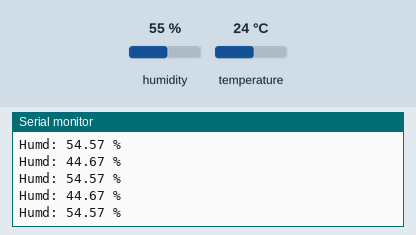
Simulated run of this sketch. Board: Arduino Uno, built with avr-gcc and run on an emulated ATmega328P. On the bench: the last lines printed to the serial monitor. Wiring (inferred from the names in the program): HTU21/Si7021 sensor at I2C address 0x40. The inputs (shaded band) are chosen by the test bench; at power-on: humidity 55 %, temperature 24 °C.

Above: at 1.2 s.
1.3 s: humidity set to 22 %
At 1.35 s:
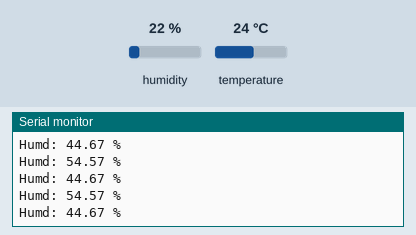
2.8 s: temperature set to 33 °C
At 2.81 s:
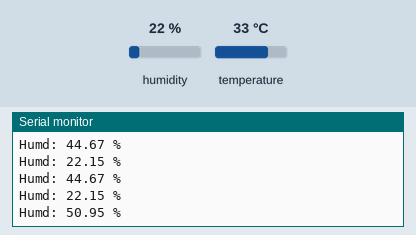
5.8 s: humidity set to 40 %
At 5.8 s:
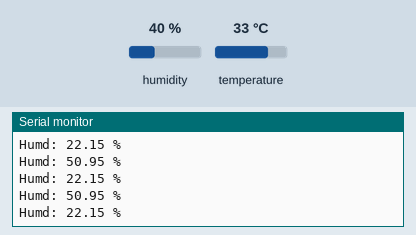
Timing chart, 0 to 8.8 s (numbered marks = the images above; inputs shaded):
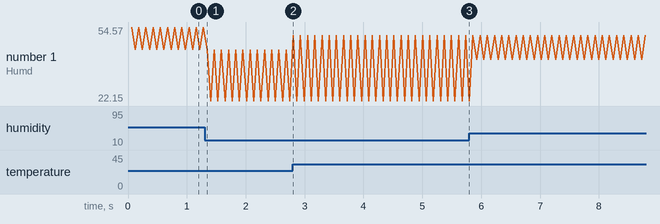

Measured:
- after the input at 2.8 s, the serial monitor: prints a new line at once (image 2)
- plotted number 1: 54.57 → 22.15 after the input at 1.3 s

The sketch:

read_htu21d.ino
```cpp
#include <Wire.h>


#define HTU21D_ADDR 0x40
#define TRIGGER_TEMP_MEASURE_HOLD 0xE3
#define TRIGGER_HUMD_MEASURE_HOLD 0xE5

void setup() {
  Wire.begin();
  Wire.setClock(10000); // 10kHz vs normal 100kHz to imrpove stability for 2m wire
  Serial.begin(9600);
  Serial.println("HTUD21D:");
}

void loop() {
  readAndDisplay(TRIGGER_HUMD_MEASURE_HOLD, "Humidity");
  readAndDisplay(TRIGGER_TEMP_MEASURE_HOLD, "Temp");
}

void readAndDisplay(uint8_t command, String type) {
  Wire.beginTransmission(HTU21D_ADDR);
  Wire.write(command);
  Wire.endTransmission();

  delay(60); // Measurement time is ~50ms

  Wire.requestFrom(HTU21D_ADDR, 3);
  if (Wire.available() >= 3) {
    uint8_t msb = Wire.read();
    uint8_t lsb = Wire.read();
    uint8_t checksum = Wire.read();

    if (checkCRC(msb, lsb, checksum)) {
      uint16_t rawData = ((uint16_t)msb << 8) | (lsb ^ 0xFC); // 0xFC to clear status bits

      if (type == "Temperature") {
        float temp = -46.85 + (175.72 * (rawData / 65536.0));
        Serial.print("Temp: "); Serial.print(temp); Serial.println(" C");
      } else {
        float humd = -6.0 + (125.0 * (rawData / 65536.0));
        Serial.print("Humd: "); Serial.print(humd); Serial.println(" %");
      }
    } else {
      Serial.println("CRC Error for "); Serial.println(type);
    }
  }
}


// HTU21D/SHT2x use CRC-8 polynomial: x^8 + x^5 + x^4 + 1 (represented as 0x31)
bool checkCRC(uint8_t msb, uint8_t lsb, uint8_t checksum) {
  uint32_t data = ((uint32_t)msb << 16) | ((uint32_t)lsb << 8) | checksum;
  uint32_t divisor = 0x988000; // Polynomial 0x0131 shifted to the left

  for (int i = 0; i < 16; i++) {
    if (data & (uint32_t)1 << (23 - i)) {
      data ^= divisor >> i;
    }
  }
  return (data == 0); // If remainder is 0, CRC is valid
}
```
